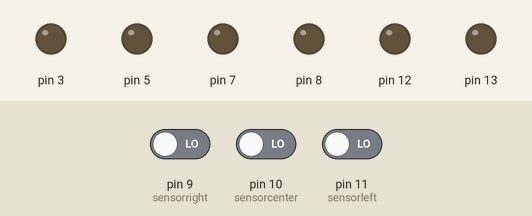
Bench run of a sketch on a simulated Arduino Uno, built with avr-gcc and run on an emulated ATmega328P. Parts: output pins drawn as LEDs (lit = HIGH). Inputs (shaded band) come from the test bench; at power-on: pin 9 (sensorright) LOW, pin 10 (sensorcenter) LOW, pin 11 (sensorleft) LOW.

Above: at 1.2 s.
1.3 s: pin 9 (sensorright) driven HIGH
At 2.4 s:
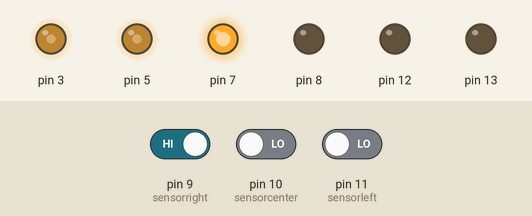
2.8 s: pin 9 (sensorright) driven LOW and pin 10 (sensorcenter) driven HIGH
At 3.6 s:
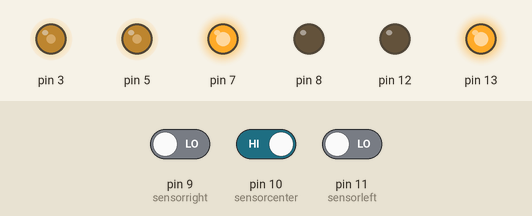
4.3 s: pin 11 (sensorleft) driven HIGH
At 4.7 s:
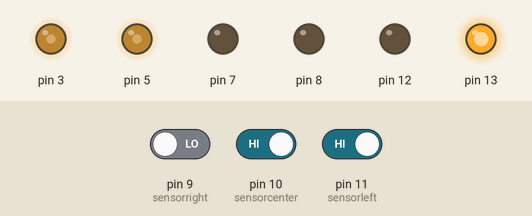
5.8 s: pin 11 (sensorleft) driven LOW
At 7.0 s:
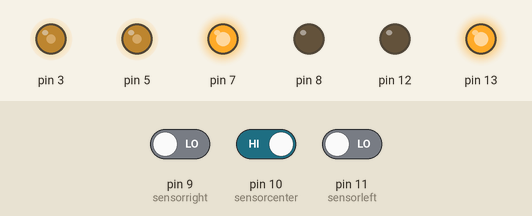
7.3 s: pin 10 (sensorcenter) driven LOW
At 8.2 s:
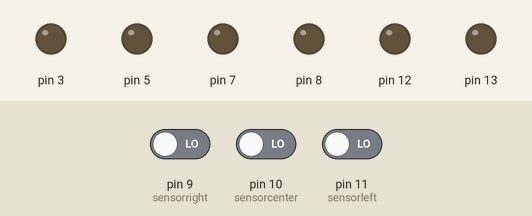
8.8 s: pin 10 (sensorcenter) driven HIGH
At 9.3 s:
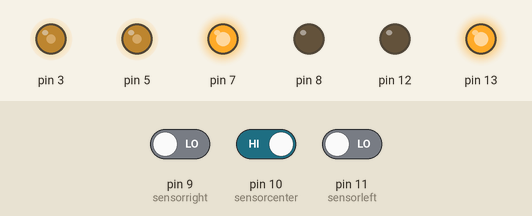
Timing chart, 0 to 11.3 s (numbered marks = the images above; inputs shaded):
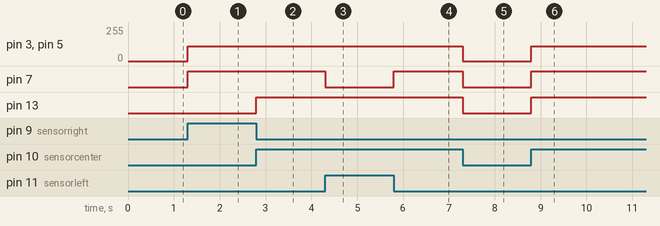

Measured:
- after the input at 1.3 s, pin 3, pin 5: 0/255 → 110/255 at once; pin 7: LOW → HIGH at once
- after the input at 2.8 s, pin 13: LOW → HIGH at once
- after the input at 4.3 s, pin 7: HIGH → LOW at once
- after the input at 5.8 s, pin 7: LOW → HIGH at once
- after the input at 7.3 s, pin 3, pin 5: 110/255 → 0/255 at once; pin 7, pin 13: HIGH → LOW at once
- after the input at 8.8 s, pin 3, pin 5: 0/255 → 110/255 at once; pin 7, pin 13: LOW → HIGH at once

The sketch:

phase_2.ino
```cpp
int sensorleft=11;
int sensorcenter=10;
int sensorright=9;
int l1=1;
int l2=1;//readings of sensors
int l3=1;

void setup() {
   pinMode(13,OUTPUT);
 pinMode(12,OUTPUT);
 pinMode(8,OUTPUT);
 pinMode(3,OUTPUT);
 pinMode(5,OUTPUT);
 pinMode(7,OUTPUT);
  pinMode(9,INPUT);
 pinMode(10,INPUT);
 pinMode(11,INPUT);
 Serial.begin(9600);
}

void loop() {
 l1=digitalRead(sensorleft);
l2=digitalRead(sensorcenter);
l3=digitalRead(sensorright);

if((l1==1&&l2==1&&l3==1)||(l1==0&&l2==0&&l3==0)) //stop
{
   digitalWrite(13,0);
  digitalWrite(12,0);
  analogWrite(3,0);
  digitalWrite(8,0);
  digitalWrite(7,0);
  analogWrite(5,0);
}
else if(l1==1&&l2==0&&l3==0||l1==1&&l2==1&&l3==0)   //left turn
{
  digitalWrite(13,1);
  digitalWrite(12,0);
  analogWrite(3,110);
  digitalWrite(8,0);
  digitalWrite(7,0);
  analogWrite(5,110);
 }
 else if(l1==0&&l2==0&&l3==1||l1==0&&l2==1&&l3==1) //right turn
{
  digitalWrite(13,0);
  digitalWrite(12,0);
  analogWrite(3,110);
  digitalWrite(8,0);
  digitalWrite(7,1);
  analogWrite(5,110);
  }
  else if(l1==0&&l2==1&&l3==0)  //go forward straight
  {

  digitalWrite(13,1);
  digitalWrite(12,0);
  analogWrite(5,110);
  digitalWrite(8,0);
  digitalWrite(7,1);
  analogWrite(3,110);
   }
}
```
